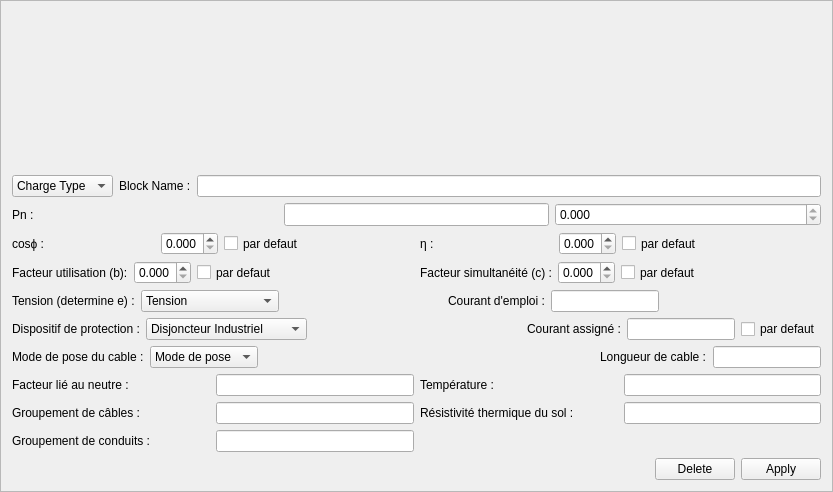
  <widget class="QFrame" name="frame_charge_data">
   <property name="geometry">
    <rect>
     <x>830</x>
     <y>20</y>
     <width>833</width>
     <height>492</height>
    </rect>
   </property>
   <property name="sizePolicy">
    <sizepolicy hsizetype="Preferred" vsizetype="Preferred">
     <horstretch>0</horstretch>
     <verstretch>0</verstretch>
    </sizepolicy>
   </property>
   <property name="frameShape">
    <enum>QFrame::StyledPanel</enum>
   </property>
   <property name="frameShadow">
    <enum>QFrame::Raised</enum>
   </property>
   <layout class="QGridLayout" name="gridLayout_3">
    <item row="11" column="0" colspan="2">
     <layout class="QGridLayout" name="gridLayout_12">
      <item row="0" column="0">
       <spacer name="horizontalSpacer">
        <property name="orientation">
         <enum>Qt::Horizontal</enum>
        </property>
        <property name="sizeHint" stdset="0">
         <size>
          <width>75</width>
          <height>20</height>
         </size>
        </property>
       </spacer>
      </item>
      <item row="0" column="1">
       <widget class="QPushButton" name="btn_block_delete">
        <property name="sizePolicy">
         <sizepolicy hsizetype="Minimum" vsizetype="Preferred">
          <horstretch>0</horstretch>
          <verstretch>0</verstretch>
         </sizepolicy>
        </property>
        <property name="cursor">
         <cursorShape>PointingHandCursor</cursorShape>
        </property>
        <property name="text">
         <string>Delete</string>
        </property>
        <property name="autoDefault">
         <bool>true</bool>
        </property>
        <property name="default">
         <bool>false</bool>
        </property>
       </widget>
      </item>
      <item row="0" column="2">
       <widget class="QPushButton" name="btn_charge_data_apply">
        <property name="sizePolicy">
         <sizepolicy hsizetype="Minimum" vsizetype="Preferred">
          <horstretch>0</horstretch>
          <verstretch>0</verstretch>
         </sizepolicy>
        </property>
        <property name="cursor">
         <cursorShape>PointingHandCursor</cursorShape>
        </property>
        <property name="text">
         <string>Apply</string>
        </property>
        <property name="autoDefault">
         <bool>true</bool>
        </property>
        <property name="default">
         <bool>false</bool>
        </property>
       </widget>
      </item>
     </layout>
    </item>
    <item row="5" column="0" colspan="2">
     <layout class="QGridLayout" name="gridLayout_5">
      <item row="0" column="3">
       <widget class="QLabel" name="lbl_charge_data_current_assigned_2">
        <property name="sizePolicy">
         <sizepolicy hsizetype="Preferred" vsizetype="Preferred">
          <horstretch>0</horstretch>
          <verstretch>0</verstretch>
         </sizepolicy>
        </property>
        <property name="text">
         <string>Courant d'emploi :</string>
        </property>
       </widget>
      </item>
      <item row="0" column="1">
       <widget class="QComboBox" name="field_charge_data_couplage_edit">
        <property name="sizePolicy">
         <sizepolicy hsizetype="Preferred" vsizetype="Preferred">
          <horstretch>0</horstretch>
          <verstretch>0</verstretch>
         </sizepolicy>
        </property>
        <item>
         <property name="text">
          <string>Tension</string>
         </property>
        </item>
        <item>
         <property name="text">
          <string>Monophase (127 V)</string>
         </property>
        </item>
        <item>
         <property name="text">
          <string>Monophase (230 V)</string>
         </property>
        </item>
        <item>
         <property name="text">
          <string>Triphase (230 V)</string>
         </property>
        </item>
        <item>
         <property name="text">
          <string>Triphase (400 V)</string>
         </property>
        </item>
       </widget>
      </item>
      <item row="0" column="2">
       <spacer name="horizontalSpacer_21">
        <property name="orientation">
         <enum>Qt::Horizontal</enum>
        </property>
        <property name="sizeHint" stdset="0">
         <size>
          <width>40</width>
          <height>20</height>
         </size>
        </property>
       </spacer>
      </item>
      <item row="0" column="0">
       <widget class="QLabel" name="label_15">
        <property name="sizePolicy">
         <sizepolicy hsizetype="Preferred" vsizetype="Preferred">
          <horstretch>0</horstretch>
          <verstretch>0</verstretch>
         </sizepolicy>
        </property>
        <property name="text">
         <string>Tension (determine e) :</string>
        </property>
       </widget>
      </item>
      <item row="0" column="4">
       <widget class="QLineEdit" name="field_charge_data_current_edit">
        <property name="sizePolicy">
         <sizepolicy hsizetype="Preferred" vsizetype="Preferred">
          <horstretch>0</horstretch>
          <verstretch>0</verstretch>
         </sizepolicy>
        </property>
       </widget>
      </item>
      <item row="0" column="5">
       <spacer name="horizontalSpacer_24">
        <property name="orientation">
         <enum>Qt::Horizontal</enum>
        </property>
        <property name="sizeHint" stdset="0">
         <size>
          <width>40</width>
          <height>20</height>
         </size>
        </property>
       </spacer>
      </item>
     </layout>
    </item>
    <item row="7" column="0" colspan="2">
     <layout class="QGridLayout" name="gridLayout_19">
      <item row="0" column="4">
       <widget class="QLineEdit" name="field_charge_data_cable_length_edit">
        <property name="sizePolicy">
         <sizepolicy hsizetype="Preferred" vsizetype="Preferred">
          <horstretch>0</horstretch>
          <verstretch>0</verstretch>
         </sizepolicy>
        </property>
       </widget>
      </item>
      <item row="0" column="3">
       <widget class="QLabel" name="lbl_charge_data_cable_length_edit">
        <property name="sizePolicy">
         <sizepolicy hsizetype="Preferred" vsizetype="Preferred">
          <horstretch>0</horstretch>
          <verstretch>0</verstretch>
         </sizepolicy>
        </property>
        <property name="text">
         <string>Longueur de cable :</string>
        </property>
       </widget>
      </item>
      <item row="0" column="2">
       <spacer name="horizontalSpacer_22">
        <property name="orientation">
         <enum>Qt::Horizontal</enum>
        </property>
        <property name="sizeHint" stdset="0">
         <size>
          <width>40</width>
          <height>20</height>
         </size>
        </property>
       </spacer>
      </item>
      <item row="0" column="0">
       <widget class="QLabel" name="label_17">
        <property name="sizePolicy">
         <sizepolicy hsizetype="Preferred" vsizetype="Preferred">
          <horstretch>0</horstretch>
          <verstretch>0</verstretch>
         </sizepolicy>
        </property>
        <property name="text">
         <string>Mode de pose du cable :</string>
        </property>
       </widget>
      </item>
      <item row="0" column="1">
       <widget class="QComboBox" name="field_charge_data_mode_pose_edit">
        <property name="sizePolicy">
         <sizepolicy hsizetype="Preferred" vsizetype="Preferred">
          <horstretch>0</horstretch>
          <verstretch>0</verstretch>
         </sizepolicy>
        </property>
        <item>
         <property name="text">
          <string>Mode de pose</string>
         </property>
        </item>
        <item>
         <property name="text">
          <string>13 (multi)</string>
         </property>
        </item>
        <item>
         <property name="text">
          <string>13 (mono)</string>
         </property>
        </item>
        <item>
         <property name="text">
          <string>61</string>
         </property>
        </item>
        <item>
         <property name="text">
          <string>62</string>
         </property>
        </item>
       </widget>
      </item>
     </layout>
    </item>
    <item row="10" column="0">
     <layout class="QHBoxLayout" name="horizontalLayout_14">
      <item>
       <widget class="QLabel" name="lbl_charge_data_group_conduit_edit">
        <property name="sizePolicy">
         <sizepolicy hsizetype="Preferred" vsizetype="Preferred">
          <horstretch>0</horstretch>
          <verstretch>0</verstretch>
         </sizepolicy>
        </property>
        <property name="text">
         <string>Groupement de conduits : </string>
        </property>
       </widget>
      </item>
      <item>
       <widget class="QLineEdit" name="field_charge_data_group_conduit_edit">
        <property name="sizePolicy">
         <sizepolicy hsizetype="Preferred" vsizetype="Preferred">
          <horstretch>0</horstretch>
          <verstretch>0</verstretch>
         </sizepolicy>
        </property>
        <property name="readOnly">
         <bool>false</bool>
        </property>
       </widget>
      </item>
     </layout>
    </item>
    <item row="0" column="1">
     <spacer name="verticalSpacer">
      <property name="orientation">
       <enum>Qt::Vertical</enum>
      </property>
      <property name="sizeHint" stdset="0">
       <size>
        <width>298</width>
        <height>69</height>
       </size>
      </property>
     </spacer>
    </item>
    <item row="4" column="0" colspan="2">
     <layout class="QGridLayout" name="gridLayout_18">
      <item row="0" column="0">
       <layout class="QGridLayout" name="gridLayout_14">
        <item row="0" column="1">
         <widget class="QDoubleSpinBox" name="field_charge_data_facteur_utilisation">
          <property name="sizePolicy">
           <sizepolicy hsizetype="Preferred" vsizetype="Preferred">
            <horstretch>0</horstretch>
            <verstretch>0</verstretch>
           </sizepolicy>
          </property>
          <property name="cursor">
           <cursorShape>PointingHandCursor</cursorShape>
          </property>
          <property name="accelerated">
           <bool>true</bool>
          </property>
          <property name="decimals">
           <number>3</number>
          </property>
          <property name="maximum">
           <double>1.000000000000000</double>
          </property>
          <property name="singleStep">
           <double>0.001000000000000</double>
          </property>
          <property name="stepType">
           <enum>QAbstractSpinBox::AdaptiveDecimalStepType</enum>
          </property>
         </widget>
        </item>
        <item row="0" column="0">
         <widget class="QLabel" name="label_21">
          <property name="sizePolicy">
           <sizepolicy hsizetype="Preferred" vsizetype="Preferred">
            <horstretch>0</horstretch>
            <verstretch>0</verstretch>
           </sizepolicy>
          </property>
          <property name="text">
           <string>Facteur utilisation (b):</string>
          </property>
         </widget>
        </item>
        <item row="0" column="2">
         <widget class="QCheckBox" name="cbx_charge_data_facteur_utilisation">
          <property name="sizePolicy">
           <sizepolicy hsizetype="Preferred" vsizetype="Preferred">
            <horstretch>0</horstretch>
            <verstretch>0</verstretch>
           </sizepolicy>
          </property>
          <property name="text">
           <string>par defaut</string>
          </property>
         </widget>
        </item>
        <item row="0" column="3">
         <spacer name="horizontalSpacer_18">
          <property name="orientation">
           <enum>Qt::Horizontal</enum>
          </property>
          <property name="sizeHint" stdset="0">
           <size>
            <width>40</width>
            <height>20</height>
           </size>
          </property>
         </spacer>
        </item>
       </layout>
      </item>
      <item row="0" column="1">
       <layout class="QGridLayout" name="gridLayout_15">
        <item row="0" column="2">
         <widget class="QCheckBox" name="cbx_charge_data_facteur_simultaneite">
          <property name="sizePolicy">
           <sizepolicy hsizetype="Preferred" vsizetype="Preferred">
            <horstretch>0</horstretch>
            <verstretch>0</verstretch>
           </sizepolicy>
          </property>
          <property name="text">
           <string>par defaut</string>
          </property>
         </widget>
        </item>
        <item row="0" column="1">
         <widget class="QDoubleSpinBox" name="field_charge_data_facteur_simultaneite">
          <property name="sizePolicy">
           <sizepolicy hsizetype="Preferred" vsizetype="Preferred">
            <horstretch>0</horstretch>
            <verstretch>0</verstretch>
           </sizepolicy>
          </property>
          <property name="cursor">
           <cursorShape>PointingHandCursor</cursorShape>
          </property>
          <property name="accelerated">
           <bool>true</bool>
          </property>
          <property name="decimals">
           <number>3</number>
          </property>
          <property name="maximum">
           <double>1.000000000000000</double>
          </property>
          <property name="singleStep">
           <double>0.001000000000000</double>
          </property>
          <property name="stepType">
           <enum>QAbstractSpinBox::AdaptiveDecimalStepType</enum>
          </property>
         </widget>
        </item>
        <item row="0" column="0">
         <widget class="QLabel" name="label_26">
          <property name="sizePolicy">
           <sizepolicy hsizetype="Preferred" vsizetype="Preferred">
            <horstretch>0</horstretch>
            <verstretch>0</verstretch>
           </sizepolicy>
          </property>
          <property name="text">
           <string>Facteur simultanéité (c) :</string>
          </property>
         </widget>
        </item>
        <item row="0" column="3">
         <spacer name="horizontalSpacer_17">
          <property name="orientation">
           <enum>Qt::Horizontal</enum>
          </property>
          <property name="sizeHint" stdset="0">
           <size>
            <width>40</width>
            <height>20</height>
           </size>
          </property>
         </spacer>
        </item>
       </layout>
      </item>
     </layout>
    </item>
    <item row="2" column="0" colspan="2">
     <layout class="QGridLayout" name="gridLayout_17">
      <item row="0" column="0">
       <widget class="QLabel" name="label_12">
        <property name="sizePolicy">
         <sizepolicy hsizetype="Preferred" vsizetype="Preferred">
          <horstretch>0</horstretch>
          <verstretch>0</verstretch>
         </sizepolicy>
        </property>
        <property name="text">
         <string>Pn :</string>
        </property>
       </widget>
      </item>
      <item row="0" column="1">
       <widget class="QLineEdit" name="field_charge_data_puissance_nominale_edit">
        <property name="sizePolicy">
         <sizepolicy hsizetype="Preferred" vsizetype="Preferred">
          <horstretch>0</horstretch>
          <verstretch>0</verstretch>
         </sizepolicy>
        </property>
       </widget>
      </item>
      <item row="0" column="2">
       <widget class="QDoubleSpinBox" name="field_charge_data_puissance_nominale_value">
        <property name="sizePolicy">
         <sizepolicy hsizetype="Preferred" vsizetype="Preferred">
          <horstretch>0</horstretch>
          <verstretch>0</verstretch>
         </sizepolicy>
        </property>
        <property name="inputMethodHints">
         <set>Qt::ImhNone</set>
        </property>
        <property name="readOnly">
         <bool>true</bool>
        </property>
        <property name="decimals">
         <number>3</number>
        </property>
        <property name="maximum">
         <double>9999999999.000000000000000</double>
        </property>
        <property name="stepType">
         <enum>QAbstractSpinBox::AdaptiveDecimalStepType</enum>
        </property>
       </widget>
      </item>
     </layout>
    </item>
    <item row="9" column="1">
     <layout class="QHBoxLayout" name="horizontalLayout_26">
      <item>
       <widget class="QLabel" name="lbl_charge_data_resistance_sol_edit">
        <property name="sizePolicy">
         <sizepolicy hsizetype="Preferred" vsizetype="Preferred">
          <horstretch>0</horstretch>
          <verstretch>0</verstretch>
         </sizepolicy>
        </property>
        <property name="text">
         <string>Résistivité thermique du sol :</string>
        </property>
       </widget>
      </item>
      <item>
       <widget class="QLineEdit" name="field_charge_data_resistance_sol_edit">
        <property name="sizePolicy">
         <sizepolicy hsizetype="Preferred" vsizetype="Preferred">
          <horstretch>0</horstretch>
          <verstretch>0</verstretch>
         </sizepolicy>
        </property>
        <property name="readOnly">
         <bool>false</bool>
        </property>
       </widget>
      </item>
     </layout>
    </item>
    <item row="8" column="1">
     <layout class="QHBoxLayout" name="horizontalLayout_21">
      <item>
       <widget class="QLabel" name="lbl_charge_data_temperatur_edit">
        <property name="sizePolicy">
         <sizepolicy hsizetype="Preferred" vsizetype="Preferred">
          <horstretch>0</horstretch>
          <verstretch>0</verstretch>
         </sizepolicy>
        </property>
        <property name="text">
         <string>Température : </string>
        </property>
       </widget>
      </item>
      <item>
       <widget class="QLineEdit" name="field_charge_data_temperatur_edit">
        <property name="sizePolicy">
         <sizepolicy hsizetype="Preferred" vsizetype="Preferred">
          <horstretch>0</horstretch>
          <verstretch>0</verstretch>
         </sizepolicy>
        </property>
        <property name="readOnly">
         <bool>false</bool>
        </property>
       </widget>
      </item>
     </layout>
    </item>
    <item row="3" column="0" colspan="2">
     <layout class="QGridLayout" name="gridLayout_16">
      <item row="0" column="0">
       <layout class="QGridLayout" name="gridLayout_4">
        <item row="0" column="2">
         <widget class="QDoubleSpinBox" name="field_charge_data_facteur_puissance">
          <property name="sizePolicy">
           <sizepolicy hsizetype="Preferred" vsizetype="Preferred">
            <horstretch>0</horstretch>
            <verstretch>0</verstretch>
           </sizepolicy>
          </property>
          <property name="cursor">
           <cursorShape>PointingHandCursor</cursorShape>
          </property>
          <property name="accelerated">
           <bool>true</bool>
          </property>
          <property name="decimals">
           <number>3</number>
          </property>
          <property name="maximum">
           <double>1.000000000000000</double>
          </property>
          <property name="singleStep">
           <double>0.001000000000000</double>
          </property>
          <property name="stepType">
           <enum>QAbstractSpinBox::AdaptiveDecimalStepType</enum>
          </property>
         </widget>
        </item>
        <item row="0" column="4">
         <spacer name="horizontalSpacer_15">
          <property name="orientation">
           <enum>Qt::Horizontal</enum>
          </property>
          <property name="sizeHint" stdset="0">
           <size>
            <width>40</width>
            <height>20</height>
           </size>
          </property>
         </spacer>
        </item>
        <item row="0" column="0">
         <widget class="QLabel" name="label_18">
          <property name="sizePolicy">
           <sizepolicy hsizetype="Preferred" vsizetype="Preferred">
            <horstretch>0</horstretch>
            <verstretch>0</verstretch>
           </sizepolicy>
          </property>
          <property name="text">
           <string>cosϕ :</string>
          </property>
         </widget>
        </item>
        <item row="0" column="3">
         <widget class="QCheckBox" name="cbx_charge_data_facteur_puissance">
          <property name="sizePolicy">
           <sizepolicy hsizetype="Preferred" vsizetype="Preferred">
            <horstretch>0</horstretch>
            <verstretch>0</verstretch>
           </sizepolicy>
          </property>
          <property name="text">
           <string>par defaut</string>
          </property>
         </widget>
        </item>
        <item row="0" column="1">
         <spacer name="horizontalSpacer_19">
          <property name="orientation">
           <enum>Qt::Horizontal</enum>
          </property>
          <property name="sizeHint" stdset="0">
           <size>
            <width>40</width>
            <height>20</height>
           </size>
          </property>
         </spacer>
        </item>
       </layout>
      </item>
      <item row="0" column="1">
       <layout class="QGridLayout" name="gridLayout_13">
        <item row="0" column="3">
         <widget class="QCheckBox" name="cbx_charge_data_rendement">
          <property name="sizePolicy">
           <sizepolicy hsizetype="Preferred" vsizetype="Preferred">
            <horstretch>0</horstretch>
            <verstretch>0</verstretch>
           </sizepolicy>
          </property>
          <property name="text">
           <string>par defaut</string>
          </property>
         </widget>
        </item>
        <item row="0" column="0">
         <widget class="QLabel" name="label_14">
          <property name="sizePolicy">
           <sizepolicy hsizetype="Preferred" vsizetype="Preferred">
            <horstretch>0</horstretch>
            <verstretch>0</verstretch>
           </sizepolicy>
          </property>
          <property name="text">
           <string>η :</string>
          </property>
         </widget>
        </item>
        <item row="0" column="2">
         <widget class="QDoubleSpinBox" name="field_charge_data_rendement">
          <property name="sizePolicy">
           <sizepolicy hsizetype="Preferred" vsizetype="Preferred">
            <horstretch>0</horstretch>
            <verstretch>0</verstretch>
           </sizepolicy>
          </property>
          <property name="cursor">
           <cursorShape>PointingHandCursor</cursorShape>
          </property>
          <property name="frame">
           <bool>true</bool>
          </property>
          <property name="buttonSymbols">
           <enum>QAbstractSpinBox::UpDownArrows</enum>
          </property>
          <property name="accelerated">
           <bool>true</bool>
          </property>
          <property name="correctionMode">
           <enum>QAbstractSpinBox::CorrectToPreviousValue</enum>
          </property>
          <property name="decimals">
           <number>3</number>
          </property>
          <property name="maximum">
           <double>1.000000000000000</double>
          </property>
          <property name="singleStep">
           <double>0.001000000000000</double>
          </property>
          <property name="stepType">
           <enum>QAbstractSpinBox::AdaptiveDecimalStepType</enum>
          </property>
         </widget>
        </item>
        <item row="0" column="1">
         <spacer name="horizontalSpacer_20">
          <property name="orientation">
           <enum>Qt::Horizontal</enum>
          </property>
          <property name="sizeHint" stdset="0">
           <size>
            <width>40</width>
            <height>20</height>
           </size>
          </property>
         </spacer>
        </item>
        <item row="0" column="4">
         <spacer name="horizontalSpacer_16">
          <property name="orientation">
           <enum>Qt::Horizontal</enum>
          </property>
          <property name="sizeHint" stdset="0">
           <size>
            <width>40</width>
            <height>20</height>
           </size>
          </property>
         </spacer>
        </item>
       </layout>
      </item>
     </layout>
    </item>
    <item row="8" column="0">
     <layout class="QHBoxLayout" name="horizontalLayout_5">
      <item>
       <widget class="QLabel" name="lbl_charge_data_neutre">
        <property name="sizePolicy">
         <sizepolicy hsizetype="Preferred" vsizetype="Preferred">
          <horstretch>0</horstretch>
          <verstretch>0</verstretch>
         </sizepolicy>
        </property>
        <property name="text">
         <string>Facteur lié au neutre :</string>
        </property>
       </widget>
      </item>
      <item>
       <widget class="QLineEdit" name="field_charge_data_meth_ref_edit">
        <property name="sizePolicy">
         <sizepolicy hsizetype="Preferred" vsizetype="Preferred">
          <horstretch>0</horstretch>
          <verstretch>0</verstretch>
         </sizepolicy>
        </property>
        <property name="readOnly">
         <bool>false</bool>
        </property>
       </widget>
      </item>
     </layout>
    </item>
    <item row="9" column="0">
     <layout class="QHBoxLayout" name="horizontalLayout_13">
      <item>
       <widget class="QLabel" name="lbl_charge_data_group_cable_edit">
        <property name="sizePolicy">
         <sizepolicy hsizetype="Preferred" vsizetype="Preferred">
          <horstretch>0</horstretch>
          <verstretch>0</verstretch>
         </sizepolicy>
        </property>
        <property name="text">
         <string>Groupement de câbles :</string>
        </property>
       </widget>
      </item>
      <item>
       <widget class="QLineEdit" name="field_charge_data_group_cable_edit">
        <property name="sizePolicy">
         <sizepolicy hsizetype="Preferred" vsizetype="Preferred">
          <horstretch>0</horstretch>
          <verstretch>0</verstretch>
         </sizepolicy>
        </property>
        <property name="readOnly">
         <bool>false</bool>
        </property>
       </widget>
      </item>
     </layout>
    </item>
    <item row="1" column="0" colspan="2">
     <layout class="QGridLayout" name="gridLayout_2">
      <item row="0" column="2">
       <widget class="QLineEdit" name="field_charge_data_name_edit">
        <property name="sizePolicy">
         <sizepolicy hsizetype="Expanding" vsizetype="Preferred">
          <horstretch>0</horstretch>
          <verstretch>0</verstretch>
         </sizepolicy>
        </property>
       </widget>
      </item>
      <item row="0" column="1">
       <widget class="QLabel" name="label_11">
        <property name="sizePolicy">
         <sizepolicy hsizetype="Preferred" vsizetype="Preferred">
          <horstretch>0</horstretch>
          <verstretch>0</verstretch>
         </sizepolicy>
        </property>
        <property name="text">
         <string>Block Name :</string>
        </property>
       </widget>
      </item>
      <item row="0" column="0">
       <widget class="QComboBox" name="field_charge_data_type_edit">
        <property name="sizePolicy">
         <sizepolicy hsizetype="Preferred" vsizetype="Preferred">
          <horstretch>0</horstretch>
          <verstretch>0</verstretch>
         </sizepolicy>
        </property>
        <item>
         <property name="text">
          <string>Charge Type</string>
         </property>
        </item>
        <item>
         <property name="text">
          <string>Moteur</string>
         </property>
        </item>
       </widget>
      </item>
     </layout>
    </item>
    <item row="6" column="0" colspan="2">
     <layout class="QGridLayout" name="gridLayout_20">
      <item row="0" column="2">
       <spacer name="horizontalSpacer_23">
        <property name="orientation">
         <enum>Qt::Horizontal</enum>
        </property>
        <property name="sizeHint" stdset="0">
         <size>
          <width>40</width>
          <height>20</height>
         </size>
        </property>
       </spacer>
      </item>
      <item row="0" column="4">
       <widget class="QLineEdit" name="field_charge_data_current_assigned_edit">
        <property name="sizePolicy">
         <sizepolicy hsizetype="Preferred" vsizetype="Preferred">
          <horstretch>0</horstretch>
          <verstretch>0</verstretch>
         </sizepolicy>
        </property>
       </widget>
      </item>
      <item row="0" column="1">
       <widget class="QComboBox" name="field_charge_data_protection">
        <property name="sizePolicy">
         <sizepolicy hsizetype="Preferred" vsizetype="Preferred">
          <horstretch>0</horstretch>
          <verstretch>0</verstretch>
         </sizepolicy>
        </property>
        <item>
         <property name="text">
          <string>Disjoncteur Industriel</string>
         </property>
        </item>
        <item>
         <property name="text">
          <string>Disjoncteur Domestique</string>
         </property>
        </item>
        <item>
         <property name="text">
          <string>Fusible gG</string>
         </property>
        </item>
       </widget>
      </item>
      <item row="0" column="0">
       <widget class="QLabel" name="label_24">
        <property name="sizePolicy">
         <sizepolicy hsizetype="Preferred" vsizetype="Preferred">
          <horstretch>0</horstretch>
          <verstretch>0</verstretch>
         </sizepolicy>
        </property>
        <property name="text">
         <string>Dispositif de protection :</string>
        </property>
       </widget>
      </item>
      <item row="0" column="3">
       <widget class="QLabel" name="lbl_charge_data_current_assigned">
        <property name="sizePolicy">
         <sizepolicy hsizetype="Preferred" vsizetype="Preferred">
          <horstretch>0</horstretch>
          <verstretch>0</verstretch>
         </sizepolicy>
        </property>
        <property name="text">
         <string>Courant assigné :</string>
        </property>
       </widget>
      </item>
      <item row="0" column="5">
       <widget class="QCheckBox" name="cbx_charge_data_current_assigned">
        <property name="sizePolicy">
         <sizepolicy hsizetype="Preferred" vsizetype="Preferred">
          <horstretch>0</horstretch>
          <verstretch>0</verstretch>
         </sizepolicy>
        </property>
        <property name="text">
         <string>par defaut</string>
        </property>
       </widget>
      </item>
     </layout>
    </item>
   </layout>
  </widget>
